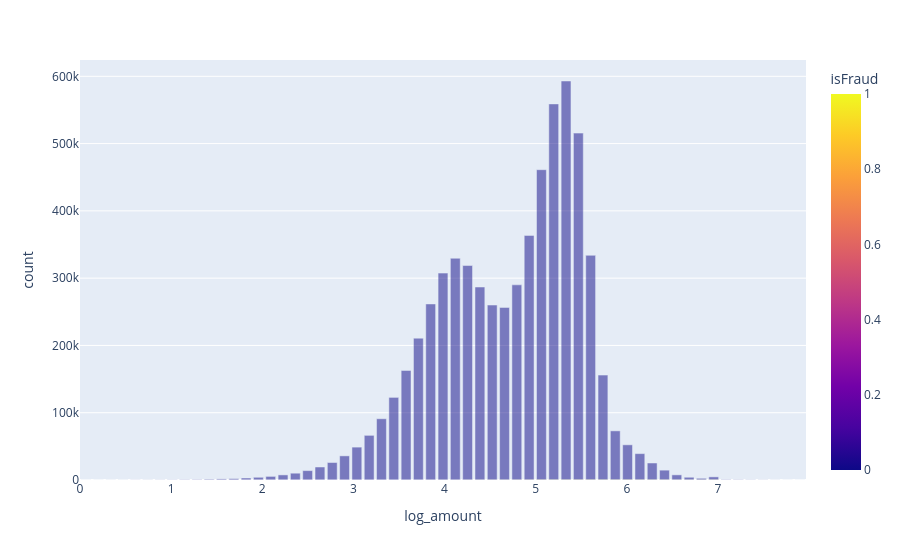

The notebook cell this image was saved under:
### Markdown cell above
Transaction amount distribution by isFraud

### Code cell
amounts = df["amount"].to_numpy()
is_fraud = df["isFraud"].to_numpy().astype(bool)

log_amount = np.log10(amounts + 1)
bins = np.linspace(log_amount.min(), log_amount.max(), 60)

counts_legit, edges = np.histogram(log_amount[~is_fraud], bins=bins)
counts_fraud, _ = np.histogram(log_amount[is_fraud], bins=bins)
bin_centers = (edges[:-1] + edges[1:]) / 2

hist_df = pd.DataFrame({
    "log_amount": np.concatenate([bin_centers, bin_centers]),
    "count": np.concatenate([counts_legit, counts_fraud]),
    "isFraud": [0] * len(bin_centers) + [1] * len(bin_centers),
})

fig = px.bar(hist_df, x="log_amount", y="count", color="isFraud", barmode="overlay")
fig

### Figure 1 — Plotly figure (JSON) as saved in the notebook; plotly's stock layout.template omitted (floating-point values rounded to 4 significant figures)
{"data": [{"hovertemplate": "log_amount=%{x}<br>count=%{y}<br>isFraud=%{marker.color}<extra></extra>", "legendgroup": "", "marker": {"color": [0, 0, 0, 0, 0, 0, 0, 0, 0, 0, 0, 0, 0, 0, 0, 0, 0, 0, 0, 0, 0, 0, 0, 0, 0, 0, 0, 0, 0, 0, 0, 0, 0, 0, 0, 0, 0, 0, 0, 0, 0, 0, 0, 0, 0, 0, 0, 0, 0, 0, 0, 0, 0, 0, 0, 0, 0, 0, 0, 1, 1, 1, 1, 1, 1, 1, 1, 1, 1, 1, 1, 1, 1, 1, 1, 1, 1, 1, 1, 1, 1, 1, 1, 1, 1, 1, 1, 1, 1, 1, 1, 1, 1, 1, 1, 1, 1, 1, 1, 1, 1, 1, 1, 1, 1, 1, 1, 1, 1, 1, 1, 1, 1, 1, 1, 1, 1, 1], "coloraxis": "coloraxis", "opacity": 0.5, "pattern": {"shape": ""}}, "name": "", "orientation": "v", "showlegend": false, "textposition": "auto", "type": "bar", "x": [0.06751, 0.2025, 0.3375, 0.4726, 0.6076, 0.7426, 0.8776, 1.013, 1.148, 1.283, 1.418, 1.553, 1.688, 1.823, 1.958, 2.093, 2.228, 2.363, 2.498, 2.633, 2.768, 2.903, 3.038, 3.173, 3.308, 3.443, 3.578, 3.713, 3.848, 3.983, 4.118, 4.253, 4.388, 4.523, 4.658, 4.793, 4.928, 5.063, 5.198, 5.333, 5.468, 5.603, 5.738, 5.873, 6.008, 6.143, 6.278, 6.413, 6.548, 6.683, 6.818, 6.953, 7.088, 7.223, 7.358, 7.493, 7.628, 7.763, 7.898, 0.06751, 0.2025, 0.3375, 0.4726, 0.6076, 0.7426, 0.8776, 1.013, 1.148, 1.283, 1.418, 1.553, 1.688, 1.823, 1.958, 2.093, 2.228, 2.363, 2.498, 2.633, 2.768, 2.903, 3.038, 3.173, 3.308, 3.443, 3.578, 3.713, 3.848, 3.983, 4.118, 4.253, 4.388, 4.523, 4.658, 4.793, 4.928, 5.063, 5.198, 5.333, 5.468, 5.603, 5.738, 5.873, 6.008, 6.143, 6.278, 6.413, 6.548, 6.683, 6.818, 6.953, 7.088, 7.223, 7.358, 7.493, 7.628, 7.763, 7.898], "xaxis": "x", "y": [51, 49, 83, 123, 199, 226, 303, 427, 677, 826, 1224, 1622, 2025, 2955, 4029, 5357, 7562, 10118, 13953, 19307, 25979, 35863, 48889, 66366, 91022, 122786, 162846, 210802, 261663, 307503, 329578, 318781, 286827, 260032, 256505, 290083, 363527, 461216, 558977, 593030, 515579, 333928, 155895, 73029, 52295, 39179, 25261, 14643, 7639, 4082, 2505, 4650, 811, 639, 426, 280, 127, 43, 5, 16, 0, 0, 0, 0, 0, 0, 0, 0, 0, 0, 0, 0, 2, 0, 4, 10, 6, 4, 10, 2, 4, 8, 14, 16, 26, 26, 32, 54, 66, 76, 114, 163, 192, 229, 284, 331, 457, 494, 484, 534, 577, 525, 492, 540, 458, 437, 365, 273, 228, 226, 434, 0, 0, 0, 0, 0, 0, 0], "yaxis": "y"}], "layout": {"barmode": "overlay", "coloraxis": {"colorbar": {"title": {"text": "isFraud"}}, "colorscale": [[0.0, "#0d0887"], [0.1111, "#46039f"], [0.2222, "#7201a8"], [0.3333, "#9c179e"], [0.4444, "#bd3786"], [0.5556, "#d8576b"], [0.6667, "#ed7953"], [0.7778, "#fb9f3a"], [0.8889, "#fdca26"], [1.0, "#f0f921"]]}, "legend": {"tracegroupgap": 0}, "margin": {"t": 60}, "xaxis": {"anchor": "y", "domain": [0.0, 1.0], "title": {"text": "log_amount"}}, "yaxis": {"anchor": "x", "domain": [0.0, 1.0], "title": {"text": "count"}}}}
